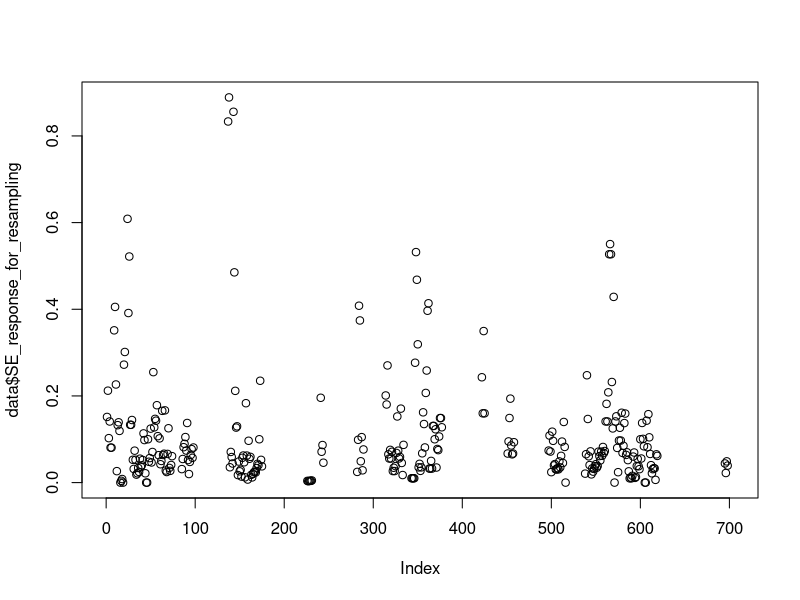

Here is the R script that generated this plot: (Note: this script raises an error after producing the figure.)
# load libraries ----------------------------------------------------------
library(tidyverse)


#### Step 2: read in the data
data<-read_csv(file="raw_data/direct_responses_data_jan2.csv")

#make a unique identifier for each author, pub_year, and response_variable combination
data$study<-as.factor(paste(data$Author, data$Pub_Year, data$English_Name, 
                            data$Life_stage, data$Response_variable, data$treatment_var))

# make upper and lower SE, convert 95CI to upper and lower SE for some data
data$lowerSE<-ifelse(is.na(data$LCI_response), 
                     data$response-data$SE_response, 
                     data$response-((data$response-data$LCI_response)/1.96))
data$upperSE<-ifelse(is.na(data$UCI_response), 
                     data$response+data$SE_response, 
                     data$response+((data$UCI_response-data$response)/1.96))


#standardize all response data to a percentage of maximum response
data<-data %>% 
  group_by(study) %>%
  mutate(max_response=max(response),   #add columns of max response and log response relative to max
         rel_response=(response/max_response), #relative response to max
         rel_upperSE=(upperSE/max_response),
         rel_lowerSE=(lowerSE/max_response),
         SE_response_for_resampling=rel_upperSE-rel_response) %>%
  ungroup()
plot(data$SE_response_for_resampling)


#remove rows from anova or multi-level anova studies without SE estimates
#any anova studies with no SE?
data %>%
  filter(study_design %in% c("anova", "multi-level anova") & is.na(rel_upperSE))
# yes, 4; remove these.

data<-data %>%
  filter(study_design=="regression" | !is.na(rel_upperSE))
#4 rows from 2 studies removed
dim(data)

#check which are below 0 and if this is an issue
filter(data, rel_response<0)

#change NAs to 0
#data$SE_response_for_resampling<-ifelse(is.na(
#  data$SE_response_for_resampling), 0, 
#  data$SE_response_for_resampling) 


#change treatment_var from CO2 to pH if only pH data are available
data<-data %>%
  mutate(treatment_var=ifelse(!is.na(data$pH) & is.na(data$CO2), 
                                   "pH", treatment_var))

#add a column with the important treatment value
data<-data %>%
  mutate(treat_value=case_when(data$treatment_var=="CO2"~CO2,
                             data$treatment_var=="oxygen"~oxygen,
                             data$treatment_var=="salinity"~salinity,
                             data$treatment_var=="temperature"~temperature,
                             data$treatment_var=="pH"~pH,
                             TRUE ~ -99))

filter(data,treat_value==(-99))

write.csv(data, "processed_data/201230_Schmidt_biotic_responses_data.csv")


#scripts not used
#calculate variables within each study
#potentially delete this:
#data<-data %>% 
#  group_by(study) %>%
#  mutate(max_response=max(recentered_response),   #add columns of max response and log response relative to max
#  rel_response=(recentered_response/max_response), #log of relative response to max
#  rel_upperSE=(rec_upperSE/max_response),
#  rel_lowerSE=(rec_lowerSE/max_response),
#  SE_response_for_resampling=rel_upperSE-rel_response) %>%
#  ungroup()

#check first zeros - these are somewhat nonsensical as negatives:
#photosyntehsis, growth rate, activity


#recenter negative response values to 0, carry upper error distribution
#also limit negative values to 0
#data<-data %>%
#  mutate(rec_lowerSE=ifelse(lowerSE<0.01, 0.01, lowerSE), #limit lower SE to min 0.01
#         rec_upperSE=ifelse(response<0, max(upperSE-response, 0.01), upperSE), # limit upper SE to min 0.01
#         recentered_response=(ifelse(response<0.01, 0.01, response))) # limit response to 0.01
#maybe I only did this because I was going to take logs???
#try not doing it
#calculate variables within each study